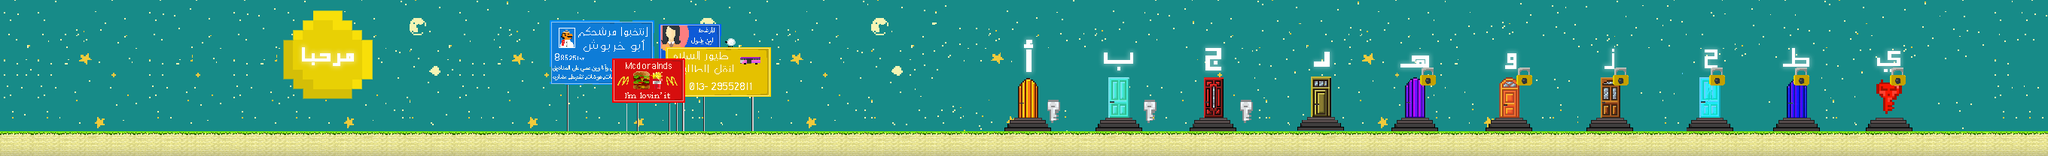

Tiled map render using the project's own tile images. Description and the map definition, with tile-layer contents summarised, below:
An orthogonal 170x13 tile map with 16x16 px tiles, 3 tile layers (Background, graphic, graph), 2 tilesets and 3 objects.

<map version="1.0" orientation="orthogonal" renderorder="right-down" width="170" height="13" tilewidth="16" tileheight="16" nextobjectid="627">
 <tileset firstgid="1" name="1" tilewidth="16" tileheight="16" spacing="1" margin="1" tilecount="2639" columns="203">
  <image source="1.png" width="3458" height="234" />
 </tileset>
 <tileset firstgid="2640" name="tileset_gutter" tilewidth="16" tileheight="16" spacing="2" margin="1" tilecount="1782" columns="33">
  <image source="tileset_gutter.png" width="594" height="972" />
 </tileset>
 <layer name="Background" width="170" height="13">
  <data>[2210 cells, 0 non-empty, 0 distinct tile ids]</data>
 </layer>
 <layer name="graphic" width="170" height="13">
  <data>[2210 cells, 2210 non-empty, 2080 distinct tile ids]</data>
 </layer>
 <objectgroup name="ground">
  <object id="602" x="46.6667" y="173.667" width="2552" height="2.33366" />
  <object id="617" x="2566.67" y="-28" width="1.33333" height="202.667" />
 </objectgroup>
 <objectgroup name="Pipes" />
 <objectgroup name="Coins" offsetx="-7" offsety="5">
  <properties>
   <property name="quit" value="" />
  </properties>
 </objectgroup>
 <objectgroup name="Bricks" />
 <objectgroup name="Goombas" />
 <objectgroup name="Turtles" />
 <objectgroup name="Finish_line">
  <object id="625" x="1743" y="103" width="24.5" height="53" />
 </objectgroup>
 <objectgroup name="Story_line" />
 <objectgroup name="kill_lines" />
 <objectgroup name="Bosses" />
 <objectgroup name="Map_line" />
 <layer name="graph" width="170" height="13">
  <data>[2210 cells, 87 non-empty, 18 distinct tile ids]</data>
 </layer>
</map>
